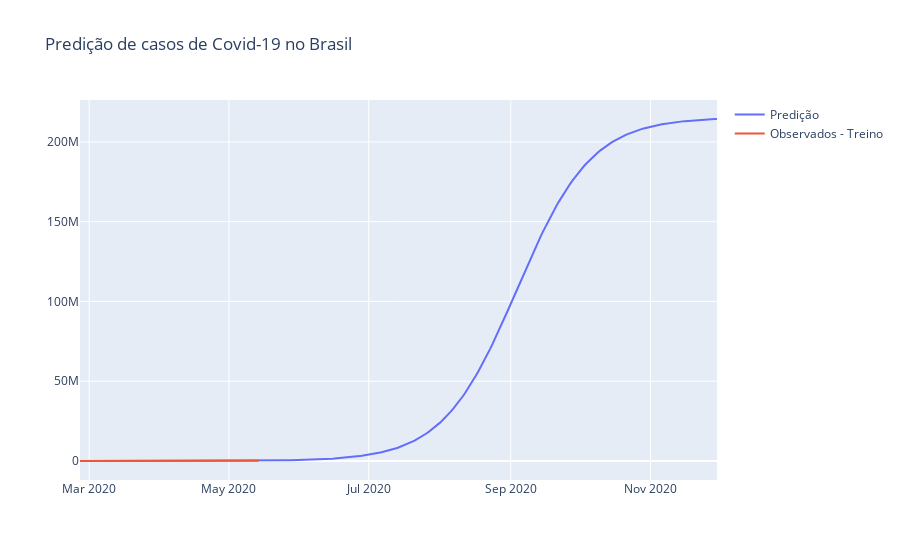

Notebook code cell kept with this figure:
### Code cell
# Plotando Gráfico

fig = go.Figure ()

fig.add_trace (go.Scatter(
    x = forecast.ds,
    y = forecast.yhat,
    name = 'Predição'
))

fig.add_trace (go.Scatter(
    x = train.ds,
    y = train.y,
    name = 'Observados - Treino'
))

fig.update_layout (title = 'Predição de casos de Covid-19 no Brasil')
fig.show()

# Se a capacidade de infecção fosse o limite de população a curva ira se estabilizar em novembro
